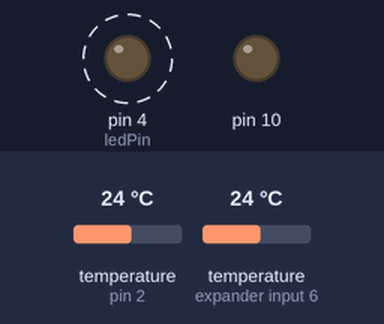
Simulated run of this sketch. Board: Arduino Uno, built with avr-gcc and run on an emulated ATmega328P. Shown: output pins drawn as LEDs (lit = HIGH). Dashed ring = blinking. Inputs (shaded band) come from the test bench; at power-on: temperature (sensors on pin 2, expander input 6) 24 °C. Storage starts empty; what the sketch prints to the serial monitor is not drawn.

Above: at 0.8 s.
Timing chart, 0 to 3.1 s (numbered marks = the images above):
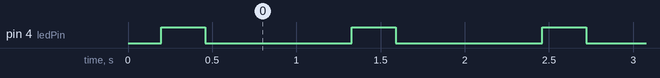

Measured:
- by itself, pin 4 (ledPin): alternates HIGH for 0.26 s and LOW for 0.87 s

The sketch:

SDTempBus.ino
```cpp
/*   Code to read and log temp data from two Dallas digital temperature sensors
 *   Author: Ryan Bowers
 *   For use with Introduction to Arduino Activity 8
 */

#include <SD.h>
#include <DallasTemperature.h>

#define ledPin 4
#define oneWireBus 2

#define chipSelect 8  //Sparkfun
//#define chipSelect 10 //Adafruit

File datalog;                     //File object for datalogging
char filename[] = "SDTEMP00.csv"; //Template for file name to save data
bool SDactive = false;            //used to check for SD card before attempting to log

OneWire oneWire = OneWire(oneWireBus);                    //set up a oneWire bus
DallasTemperature sensors = DallasTemperature(&oneWire);  //create a DallasTemp object for both sensors using that instance
DeviceAddress inThermometer, outThermometer;              //Objects for each individual oneWire device
float inTemp, outTemp;                                    //variables for temperature data

void setup() {
  Serial.begin(115200);
  sensors.begin();
  pinMode(ledPin, OUTPUT);
  pinMode(10, OUTPUT);

  Serial.print("Initializing SD card...");
  if(!SD.begin(chipSelect))                                 //attempt to start SD communication
    Serial.println("Card failed, or not present");          //print out error if failed; remind user to check card
  else {                                                    //if successful, attempt to create file
    Serial.println("Card initialized.\nCreating File...");
    for (byte i = 0; i < 100; i++) {                        //can create up to 100 files with similar names, but numbered differently
      filename[6] = '0' + i/10;
      filename[7] = '0' + i%10;
      if (!SD.exists(filename)) {                           //if a given filename doesn't exist, it's available
        datalog = SD.open(filename, FILE_WRITE);            //create file with that name
        SDactive = true;                                    //activate SD logging since file creation was successful
        Serial.println("Logging to: " + String(filename));  //Tell user which file contains the data for this run of the program
        break;                                              //Exit the for loop now that we have a file
      }
    }
    if (!SDactive) Serial.println("No available file names; clear SD card to enable logging");
  }

  if (!sensors.getAddress(inThermometer, 0)) {  //get address of first sensor; display error if not found
    Serial.println("Unable to find address for Device 0");
    if (SDactive) datalog.println("Unable to find address for Device 0");
  }
  if (!sensors.getAddress(outThermometer, 1)) { //repeat for second sensor
    Serial.println("Unable to find address for Device 1");
    if (SDactive) datalog.println("Unable to find address for Device 1");
  }

  sensors.setResolution(inThermometer, 9);  //set resolution for both sensors to 9 bits
  sensors.setResolution(outThermometer, 9);

  String header = "In Temp (C),Out Temp (C),";  //setup data format, and print it to monitor and SD card
  Serial.println(header);
  if (SDactive) {
    datalog.println(header);
    datalog.close();
  }
}

void loop() {
  sensors.requestTemperatures();                              //read most recent temp data for all sensors
  inTemp = sensors.getTempC(inThermometer);                   //get values from each sensor
  outTemp = sensors.getTempC(outThermometer);

  String data = String(inTemp) + "," + String(outTemp) + ","; //build string to hold data
  digitalWrite(ledPin, HIGH);                                 //flash LED to show data being logged
  Serial.println(data);                                       //print data to monitor...
  if (SDactive) {
    datalog = SD.open(filename, FILE_WRITE);
    datalog.println(data);                                    //and to SD card if available
    datalog.close();                                          //close file afterward to ensure data is saved properly
  }
  delay(250);                                                 //have LED blink for quarter-second
  digitalWrite(ledPin, LOW);                                  //then turn it off
  delay(750);                                                 //complete a full second cycle before logging again
}
```
